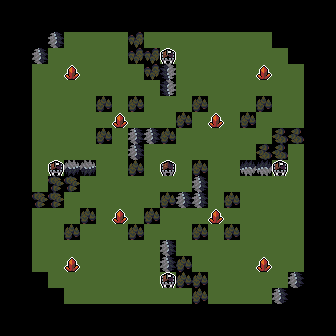

This game map was drawn from its Tiled (.tmx) file and the tilesets committed beside it. A one-line description and the trimmed map source follow:
An orthogonal 21x21 tile map with 16x16 px tiles, 3 tile layers (Tiles, Objects, Tier3), 6 hidden layers not drawn.

<map version="1.10" tiledversion="1.10.0" orientation="orthogonal" renderorder="right-down" width="21" height="21" tilewidth="16" tileheight="16" infinite="0" nextlayerid="33" nextobjectid="102">
 <editorsettings>
  <export format="ecs" />
 </editorsettings>
 <tileset firstgid="1" source="../../../tilesets/map-maker-tileset.tsx" />
 <group id="17" name="Tiles" offsetx="2.84217e-14" offsety="0">
  <properties>
   <property name="entityLayer" type="bool" value="true" />
  </properties>
  <layer id="2" name="Tiles" width="21" height="21">
   <properties>
    <property name="prototypeLayer" type="bool" value="true" />
   </properties>
   <data>[441 cells, 281 non-empty, 3 distinct tile ids]</data>
  </layer>
 </group>
 <group id="15" name="Objects">
  <properties>
   <property name="entityLayer" type="bool" value="true" />
  </properties>
  <layer id="10" name="Objects" width="21" height="21">
   <properties>
    <property name="prototypeLayer" type="bool" value="true" />
   </properties>
   <data>[441 cells, 13 non-empty, 3 distinct tile ids]</data>
  </layer>
  <objectgroup id="18" name="Portals" />
 </group>
 <group id="11" name="Extras">
  <properties>
   <property name="entityLayer" type="bool" value="true" />
  </properties>
  <group id="20" name="Zone" visible="0">
   <properties>
    <property name="componentLayer" type="bool" value="true" />
    <property name="encoding" value="uint32" />
   </properties>
   <layer id="26" name="Zone5" width="21" height="21">
    <properties>
     <property name="value" type="int" value="5" />
    </properties>
    <data>[441 cells, 0 non-empty, 0 distinct tile ids]</data>
   </layer>
   <layer id="24" name="Zone4" width="21" height="21">
    <properties>
     <property name="value" type="int" value="4" />
    </properties>
    <data>[441 cells, 0 non-empty, 0 distinct tile ids]</data>
   </layer>
   <layer id="23" name="Zone3" width="21" height="21">
    <properties>
     <property name="value" type="int" value="3" />
    </properties>
    <data>[441 cells, 0 non-empty, 0 distinct tile ids]</data>
   </layer>
   <layer id="22" name="Zone2" width="21" height="21">
    <properties>
     <property name="value" type="int" value="2" />
    </properties>
    <data>[441 cells, 0 non-empty, 0 distinct tile ids]</data>
   </layer>
   <layer id="21" name="Zone1" width="21" height="21">
    <properties>
     <property name="value" type="int" value="1" />
    </properties>
    <data>[441 cells, 0 non-empty, 0 distinct tile ids]</data>
   </layer>
  </group>
  <group id="27" name="Tier">
   <properties>
    <property name="componentLayer" type="bool" value="true" />
    <property name="encoding" value="uint32" />
   </properties>
   <layer id="31" name="Tier3" width="21" height="21">
    <properties>
     <property name="value" type="int" value="3" />
    </properties>
    <data>[441 cells, 0 non-empty, 0 distinct tile ids]</data>
   </layer>
  </group>
 </group>
 <layer id="3" name="[UNUSED] Wang" width="21" height="21" visible="0">
  <data>[441 cells, 0 non-empty, 0 distinct tile ids]</data>
 </layer>
</map>
